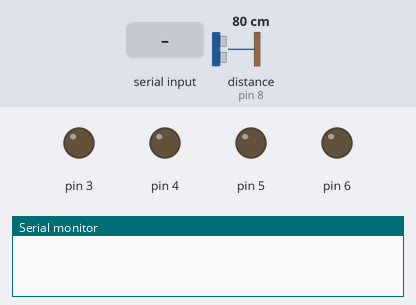
Recording of a sketch running on a simulated Arduino Uno, built with avr-gcc and run on an emulated ATmega328P. On the bench: output pins drawn as LEDs (lit = HIGH), the last lines printed to the serial monitor. The inputs (shaded band) are chosen by the test bench; at power-on: distance to the obstacle (sensor on pin 8) 80 cm. The echo pulse lasts 58.3 µs per cm; pins used as bus, display or sensor lines are not drawn.

Above: at 1.2 s.
1.3 s: "forward" received over Serial
At 2.4 s:
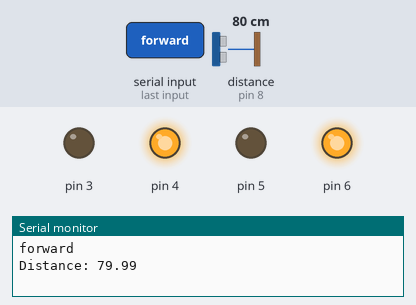
2.8 s: "back" received over Serial
At 3.4 s:
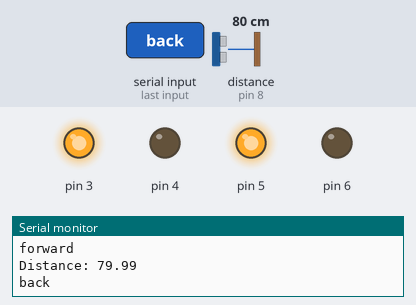
4.3 s: "right" received over Serial
At 4.9 s:
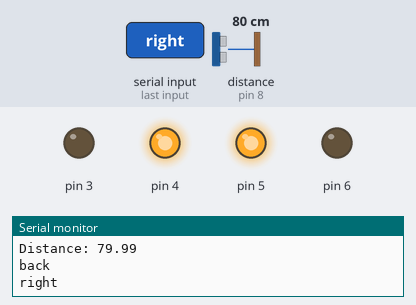
5.8 s: "left" received over Serial
At 6.9 s:
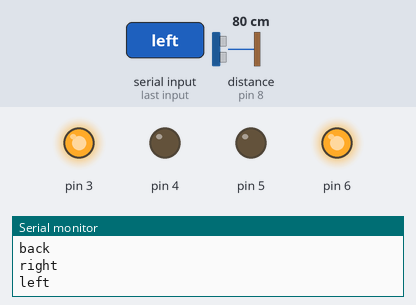
Timing chart, 0 to 8.3 s (numbered marks = the images above; inputs shaded):
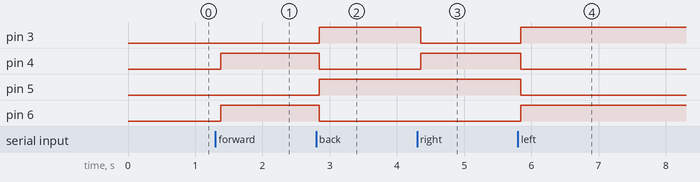

Measured:
- after the input at 1.3 s, pin 4, pin 6: LOW → HIGH after 0.08 s
- after the input at 2.8 s, pin 3, pin 5: LOW → HIGH at once; pin 4, pin 6: HIGH → LOW at once
- after the input at 4.3 s, pin 3: HIGH → LOW after 0.05 s; pin 4: LOW → HIGH after 0.05 s
- after the input at 5.8 s, pin 3, pin 6: LOW → HIGH at once; pin 4, pin 5: HIGH → LOW at once

The sketch:

main.ino
```cpp
#define TRIG_PIN 7  // Ultrasonic sensor trigger pin
#define ECHO_PIN 8  // Ultrasonic sensor echo pin

String voice = "";  // Stores voice commands

void setup() {
  Serial.begin(9600);
  pinMode(TRIG_PIN, OUTPUT);
  pinMode(ECHO_PIN, INPUT);

  for (int i = 3; i <= 6; i++) {
    pinMode(i, OUTPUT);
  }
}

void loop() {
  while (Serial.available() > 0) {
    delay(10);
    char c = Serial.read();
    if (c == '#') {
      break;
    }
    voice += c;
  }

  if (voice.length() > 0) {
    Serial.println(voice);

    if (voice.equals("forward")) {
      if (detectObstacle() > 20) {  // Move only if no obstacle within 20 cm
        moveRobot(LOW, HIGH, LOW, HIGH);
      } else {
        stopRobot();
      }
    } else if (voice.equals("back")) {
      moveRobot(HIGH, LOW, HIGH, LOW);
    } else if (voice.equals("right")) {
      moveRobot(LOW, HIGH, HIGH, LOW);
    } else if (voice.equals("left")) {
      moveRobot(HIGH, LOW, LOW, HIGH);
    } else {
      stopRobot();
    }

    voice = "";  // Reset command
  }
}

// Function to move the robot
void moveRobot(int m1, int m2, int m3, int m4) {
  digitalWrite(3, m1);
  digitalWrite(4, m2);
  digitalWrite(5, m3);
  digitalWrite(6, m4);
  delay(500);
}

// Function to stop the robot
void stopRobot() {
  moveRobot(LOW, LOW, LOW, LOW);
}

// Function to detect obstacles
float detectObstacle() {
  digitalWrite(TRIG_PIN, LOW);
  delayMicroseconds(2);
  digitalWrite(TRIG_PIN, HIGH);
  delayMicroseconds(10);
  digitalWrite(TRIG_PIN, LOW);

  long duration = pulseIn(ECHO_PIN, HIGH);
  float distance = (duration * 0.0343) / 2;  // Convert time to distance (cm)
  Serial.print("Distance: ");
  Serial.println(distance);
  return distance;
}
```
